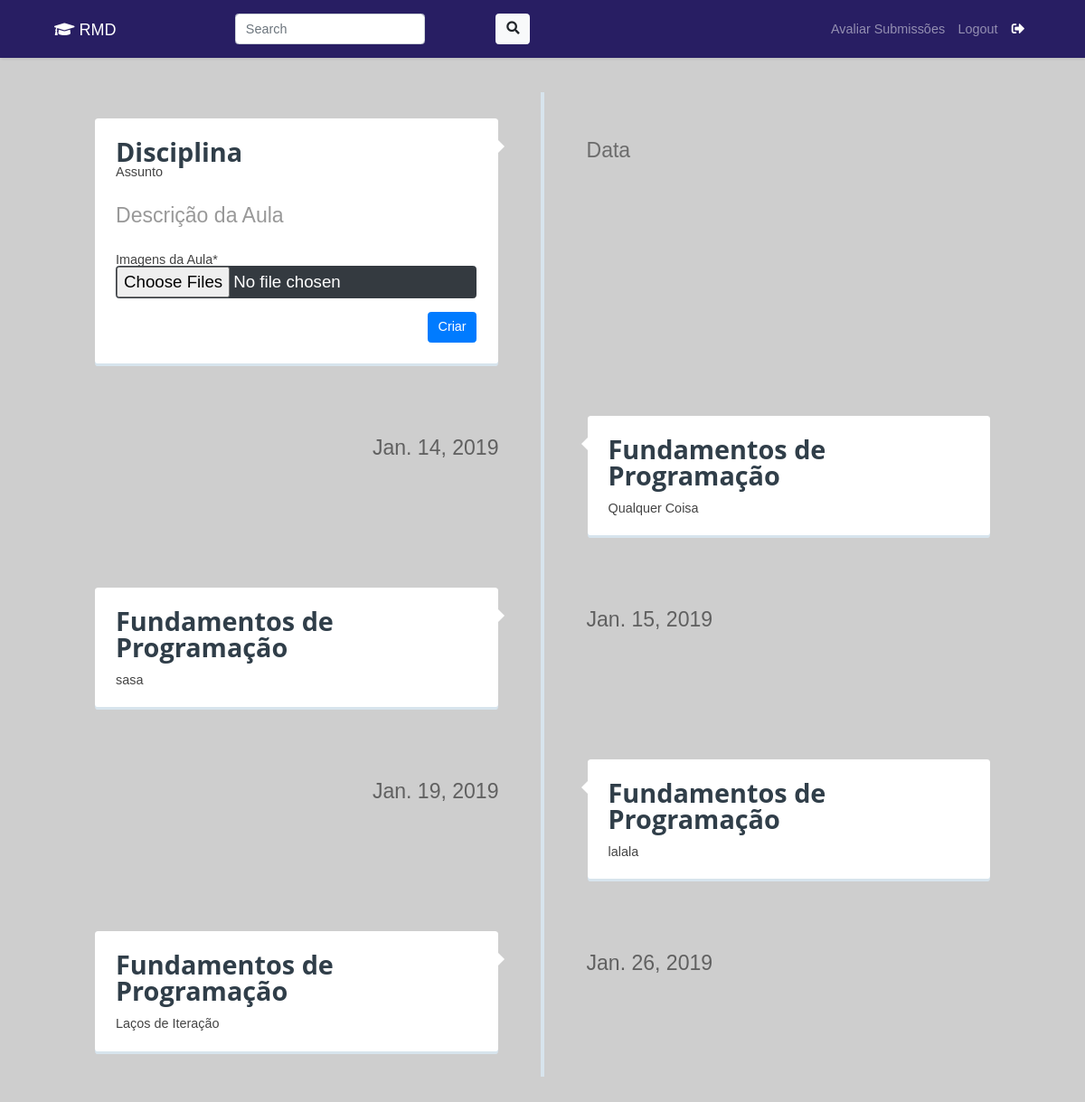
The page / (signed in) on the database its author committed.
### home/models.py (models this page shows, shortened)
class Submission(models.Model):
	approved = models.BooleanField(default=False)
	description =  models.TextField(max_length=250)
	topic = models.CharField(max_length=100)
	submission_time = models.DateTimeField(auto_now_add=True)
	submission_date = models.DateField()
	subject = models.ForeignKey(Subject, on_delete=models.CASCADE, related_name="subject_submissions")
	uploader = models.ForeignKey(User, on_delete=models.DO_NOTHING, related_name="submissions")
	moderator = models.ForeignKey(ModerationOfSubjects, on_delete=models.DO_NOTHING, related_name="moderator", null=True)

class Subject(models.Model):
	name = models.CharField(max_length=100)
	course = models.CharField(max_length=150, default="Ciências da Computação")
	semester = models.CharField(max_length=2)
	student = models.ManyToManyField(User, related_name="subjects", null=True)
	class Meta:
		db_table = 'home_subject'
		managed =True

### home/views.py (the view)
# urls.py: path('', home, name='home'),
@login_required
def home(request):
    user_logged_in = request.user
    try:
        moderador = ModerationOfSubjects.objects.get(pk=user_logged_in.id)
    except ModerationOfSubjects.DoesNotExist:
        moderador = False
        print ("Não existe")
    if request.method == "POST":
        form = SubForm(request.POST or None, request.FILES or None)
        print (request.POST)
        print (request.FILES)
        print (form.is_valid())
        if form.is_valid():
            print ("Entrando...")
            submission = Submission()
            submission.subject = form.cleaned_data['subject']
            submission.submission_date = form.cleaned_data['class_date']
            submission.description = form.cleaned_data['description']
            submission.topic = form.cleaned_data['topic']
            submission.uploader = user_logged_in
            submission.save()
            for image in request.FILES.getlist('files'):
                file = File()
                file.file_image = image
                file.submission = submission
                file.save()
            return redirect ('home')
    else:
        form = SubForm(request.POST or None, request.FILES or None)
        form.fields['subject'].label = 'Disciplina'
        form.fields['topic'].label = 'Assunto'
        form.fields['class_date'].label = 'Data da Aula'
        form.fields['description'].label = 'Descrição'
        form.fields['files'].label = 'Imagens da Aula'
    subjects_dict = {"": ""}
    x=1
    for subject in user_logged_in.subjects.all():
        subjects_dict[str(x)] = subject.name
        x+=1
    subjects_dict["selected"] = ""
    json_data = {
        'submission_form' : form, #Formulário para Submissão
        'submissions': user_logged_in.submissions.filter(approved=True), #Apenas submissões já aprovadas
        'moderador': moderador,
        'subjects': json.dumps(subjects_dict),
        }
    return render(request, 'home.html', json_data)

### home/forms.py
class SubForm(forms.Form):
    subject = forms.ModelChoiceField(widget=forms.HiddenInput(), queryset=Subject.objects.all())
    topic = forms.CharField(widget=forms.HiddenInput(), max_length=100)
    class_date = forms.DateField(widget=forms.HiddenInput())
    description = forms.CharField(widget=forms.HiddenInput())
    files = forms.ImageField(widget=forms.FileInput(attrs={'id':'files','multiple':True}))
    files.widget.attrs.update({'class': 'btn btn-dark button-files'})

### home/templates/home.html (shortened to what this page needs)
{% extends 'base.html' %}
{% load crispy_forms_tags %}
{% load static %}
{% block style %}
    <link rel="stylesheet" type="text/css" href="{% static 'lightbox2-master/src/css/lightbox.css' %}">
    <link rel="stylesheet" type="text/css" href="{% static 'css/timeline/reset.css' %}">
    <link rel="stylesheet" type="text/css" href="{% static 'css/timeline/style.css' %}">
    <link rel="stylesheet" type="text/css" href="{% static 'css/timeline/demo.css' %}">
    <link rel="stylesheet" type="text/css" href="{% static 'css/calendar/main.css' %}">
    <link rel="stylesheet" type="text/css" href="{% static 'jquery-ui/jquery-ui/jquery-ui.min.css' %}">
{% endblock %}
{% block content %}
    <section class="cd-timeline js-cd-timeline">
        <div class="cd-timeline__container">
            <div class="cd-timeline__block js-cd-block">
                <div class="cd-timeline__content js-cd-content">
                    <form id="formSub" method="POST" enctype="multipart/form-data">
                        <h2 id="subject" class="editable-subject">Disciplina</h2>
                        <h3 class="editable-topic" id="topic">Assunto<h3>
                        <p id="description" class="autogrow">Descrição da Aula</p>
                        {{ submission_form.files|as_crispy_field }}
                        <input style="float:right;" type="submit" class="btn btn-primary" value="Criar">
                    </form>
                    <span class="cd-timeline__date datepicker">Data</span>
                </div>
            </div>
            {% for submission in submissions|dictsort:"submission_date" %}
                <div class="cd-timeline__block js-cd-block">
                    <div class="cd-timeline__content js-cd-content"  data-toggle="collapse" data-target="#{{submission.id}}">
                        <h2>{{submission.subject.name}}</h2>
                        <br>
                        <h3> {{submission.topic}} </h3>
                        <span class="cd-timeline__date">{{submission.submission_date}}</span>
                    </div>
                </div>
            {% endfor %}
        </div>
    </section>
{% endblock %}

### templates/base.html (shortened to what this page needs)
{% load static %}
<!DOCTYPE html>
<html>
<head>
	<link rel="stylesheet" href="https://stackpath.bootstrapcdn.com/bootstrap/4.1.1/css/bootstrap.min.css"
>
	 <link rel="stylesheet" href="https://use.fontawesome.com/releases/v5.4.2/css/solid.css">
	 <link rel="stylesheet" href="https://use.fontawesome.com/releases/v5.4.2/css/regular.css">
	 <link rel="stylesheet" href="https://use.fontawesome.com/releases/v5.4.2/css/brands.css">
	 <link rel="stylesheet" href="https://use.fontawesome.com/releases/v5.4.2/css/fontawesome.css">
	<link rel="stylesheet" type="text/css" href="{% static 'css/main.css' %}">
	<link rel="stylesheet" type="text/css" href="{% static 'css/meu_estilo.css' %}">
	{% block style %} {% endblock %}
</head>
<body>
	<nav class="navbar navbar-expand-md navbar-dark bg-steel fixed-top">
		<div class="container">
			<div class="col-md-2 col-sm-1 col-2">
				<a class="navbar-brand mr-4" href="/">
					<span class="fas fa-graduation-cap"></span>
					RMD
				</a>
			</div>
			<div class="col-md-5 col-sm-7 col-8">
				<form class="form-inline my-2 my-lg-0">
					<div class="col-8">
						<input  class="form-control mr-sm-1" type="search" placeholder="Search" aria-label="Search">
					</div>
					<div class="col-4">
						<button class="btn btn-light my-2 my-sm-0" type="submit">
							<span class="fas fa-search"></span>
						</button>
					</div>
				</form>
			</div>
			<div class="col-md-5 col-sm-1 col-2">
				<div class="collapse navbar-collapse" id="navbarToggle">
					<div class="navbar-nav">
						{% if user.is_authenticated %}
							{% if moderador %}
								<a class="nav-item nav-link" href="{% url 'evaluate_submissions' %}">Avaliar Submissões</button>
							{% endif %}
							<a class="nav-item nav-link" href="{% url 'logout' %}">Logout &ensp;
								<span id="icone-sair" class="fas fa-sign-out-alt"></span>
							</a>
						{% endif %}
					</div>
				</div>
			</div>
		</div>
	</nav>
	<br><br>
	<div id="content" class="container" >
		{% block content %}{% endblock %}
	</div>
</body>
</html>

### static/css/main.css (style rules this page uses)
body { background: #fafafa; color: #333333; margin-top: 4rem; }
h1, h2, h3, h4, h5, h6 { color: #444444; }
.bg-steel { background-color: #281e63; }
body { font-family: 'Poppins', sans-serif; background: #fafafa; }
p { font-family: 'Poppins', sans-serif; font-size: 1.1em; font-weight: 300; line-height: 1.7em; color: #999; }
a, a:hover, a:focus { color: inherit; text-decoration: none; transition: all 0.3s; }
.navbar { padding: 15px 10px; border: none; border-radius: 0; margin-bottom: 40px; box-shadow: 1px 1px 3px rgba(0, 0, 0, 0.1); }
#content { width: 100%; padding: 20px; min-height: 100vh; transition: all 0.3s; }

### static/css/meu_estilo.css (style rules this page uses)
#icone-sair { color: white; }
.button-files { font-size:130%; padding: 0; }

### static/css/timeline/style.css (style rules this page uses)
*, *::after, *::before { -webkit-box-sizing: border-box; box-sizing: border-box; }
html { font-size: 90%; }
a { color: #acb7c0; text-decoration: none; }
h1, h2 { font-family: "Open Sans", sans-serif; font-weight: bold; }
.cd-timeline { overflow: hidden; margin: 2em auto; }
.cd-timeline__container { position: relative; width: 90%; max-width: 1170px; margin: 0 auto; padding: 2em 0; }
.cd-timeline__container::before { content: ''; position: absolute; top: 0; left: 18px; height: 100%; width: 4px; background: #d7e4ed; }
@media only screen and (min-width: 1170px) { .cd-timeline { margin-top: 3em; margin-bottom: 3em; } }
@media only screen and (min-width: 1170px) { .cd-timeline__container::before { left: 50%; margin-left: -2px; } }
.cd-timeline__block { position: relative; margin: 2em 0; }
.cd-timeline__block:after { content: ""; display: table; clear: both; }
.cd-timeline__block:first-child { margin-top: 0; }
.cd-timeline__block:last-child { margin-bottom: 0; }
@media only screen and (min-width: 1170px) { .cd-timeline__block { margin: 4em 0; } }
.cd-timeline__content { position: relative; margin-left: 60px; background: white; border-radius: 0.25em; padding: 1em; -webkit-box-shadow: 0 3px 0 #d7e4ed; box-shadow: 0 3px 0 #d7e4ed; }
.cd-timeline__content:after { content: ""; display: table; clear: both; }
.cd-timeline__content::before { content: ''; position: absolute; top: 16px; right: 100%; height: 0; width: 0; border: 7px solid transparent; border-right: 7px solid white; }
.cd-timeline__content h2 { color: #303e49; }
.cd-timeline__content p, .cd-timeline__read-more, .cd-timeline__date { font-size: 1.3rem; }
.cd-timeline__content p { margin: 1em 0; line-height: 1.6; }
.cd-timeline__read-more, .cd-timeline__date { display: inline-block; }
.cd-timeline__date { float: left; padding: .8em 0; opacity: .7; }
@media only screen and (min-width: 768px) { .cd-timeline__content h2 { font-size: 2rem; } }
@media only screen and (min-width: 768px) { .cd-timeline__content p { font-size: 1.6rem; } }
@media only screen and (min-width: 768px) { .cd-timeline__read-more, .cd-timeline__date { font-size: 1.4rem; } }
@media only screen and (min-width: 1170px) { .cd-timeline__content { margin-left: 0; padding: 1.6em; width: 45%; -webkit-transform: translateZ(0); transform: translateZ(0); } }
@media only screen and (min-width: 1170px) { .cd-timeline__content::before { top: 24px; left: 100%; border-color: transparent; border-left-color: white; } }
@media only screen and (min-width: 1170px) { .cd-timeline__date { position: absolute; width: 100%; left: 122%; top: 6px; font-size: 1.6rem; } }
@media only screen and (min-width: 1170px) { .cd-timeline__block:nth-child(even) .cd-timeline__content { float: right; } }
@media only screen and (min-width: 1170px) { .cd-timeline__block:nth-child(even) .cd-timeline__content::before { top: 24px; left: auto; right: 100%; border-color: transparent; border-right-color: white; } }
@media only screen and (min-width: 1170px) { .cd-timeline__block:nth-child(even) .cd-timeline__date { left: auto; right: 122%; text-align: right; } }

### static/css/calendar/main.css (style rules this page uses)
body { font-family: "Helvetica Neue Bold", arial, helvetica, sans-serif; font-size: 100%; margin: 10px; color: #333; background-color: #cecece; }

### rows shown on the page
Submission: subject.name "Fundamentos de Programação", topic "Qualquer Coisa", submission_date "Jan. 14, 2019"
Submission: subject.name "Fundamentos de Programação", topic "sasa", submission_date "Jan. 15, 2019"
Submission: subject.name "Fundamentos de Programação", topic "lalala", submission_date "Jan. 19, 2019"
Submission: subject.name "Fundamentos de Programação", topic "Laços de Iteração", submission_date "Jan. 26, 2019"
